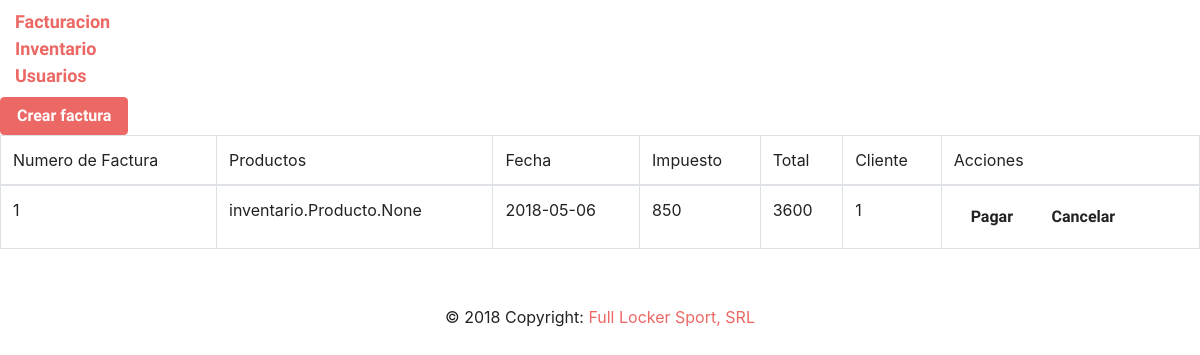
The page /facturacion/facturaList on the database as committed earlier.
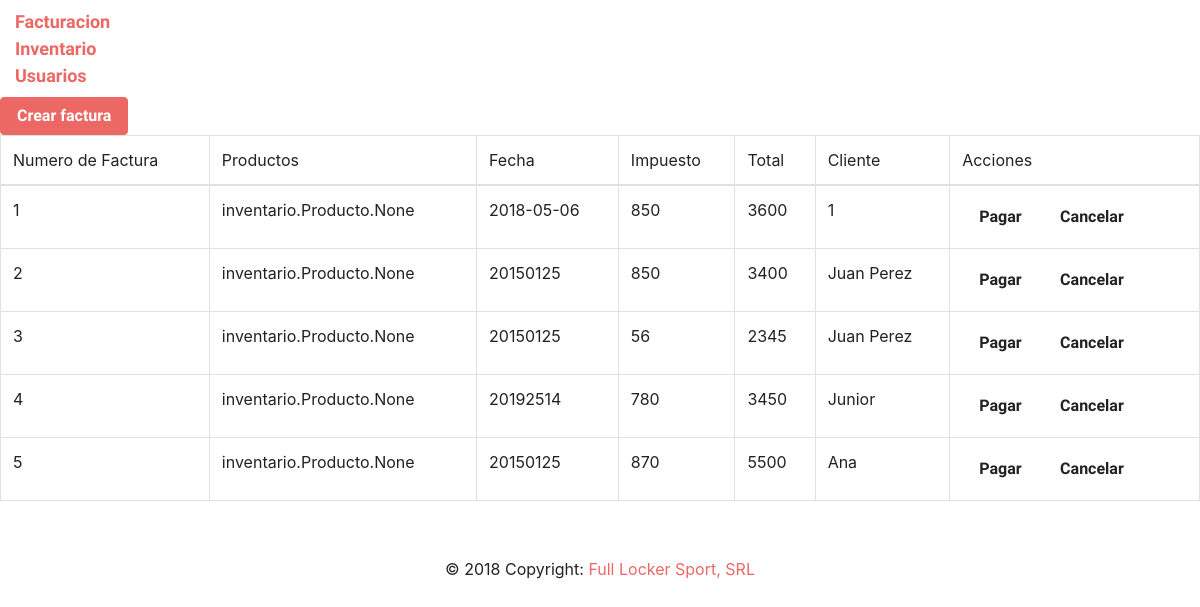
The same page on the database as committed later.
### facturacion/models.py (models this page shows, shortened)
class Factura(models.Model):
    numero_factura = models.AutoField(primary_key=True)
    productos = models.ManyToManyField(Producto)
    fecha = models.CharField(max_length=15, null=True)
    impuesto = models.IntegerField()
    total = models.IntegerField()
    cliente = models.CharField(max_length=15, null=True)

### facturacion/views.py (the view)
# urls.py: path('facturaList', views.FacturaList, name='facturaList'),
def FacturaList(request):
    facturas = Factura.objects.all()
    contexto = {'facturas': facturas }
    return render(request, 'facturacion/facturaList.html', contexto)

### templates/facturacion/facturaList.html
{% extends 'base/base.html' %}
{% block cuerpo %}
<a href="{% url 'facturar' %}" type='button' class="btn btn-primary">Crear factura</a>
<table class="table table-bordered">
    <thead>
        <tr>
            <td>Numero de Factura</td>
            <td>Productos</td>
            <td>Fecha</td>
            <td>Impuesto</td>
            <td>Total</td>
            <td>Cliente</td>
            <td>Acciones</td>
        </tr>
    </thead>
    <tbody>
        {% if facturas %}
        {% for factura in facturas %}
        <tr>
            <td>{{ factura.numero_factura }}</td>
            <td>{{ factura.productos }}</td>
            <td>{{factura.fecha}}</td>
            <td>{{factura.impuesto}}</td>
            <td>{{factura.total}}</td>
            <td>{{factura.cliente}}</td>
            <td>
                <a class="btn btn-secundary" href="">Pagar</a>
                <a class="btn btn-secundary" href="">Cancelar</a>
            </td>
          {% endfor %}
          {% else %}
          <h1>No existe facturas registrados</h1>
          {% endif %}
        </tr>
    </tbody>
</table>
{% endblock %}

### templates/base/base.html (shortened to what this page needs)
{% load static %}
<!DOCTYPE html>
<html lang="es">
<head>
	<link rel="stylesheet" type="text/css" href="{% static 'css/bootstrap.min.css' %}">
</head>
<body>
	{% block menu %}
	<nav class="navbar navbar-nav navbar-right">
  <div class="container-fluid">
    <div class="navbar-header">
      <ul class="nav navbar-nav">
      <li class="active"><a href="{% url 'facturaList' %}">Facturacion</a></li>
      <li class="active"><a href="{% url 'productoList' %}">Inventario</a></li>
      <li class="active"><a href="#">Usuarios</a></li>
    </ul>
    </div>
  </div>
</nav>
	{% endblock %}
	{% block cuerpo %}{% endblock %}
</body>
<footer>
<footer class="page-footer font-small blue pt-4">
  <div class="footer-copyright text-center py-3">© 2018 Copyright:
    <a href="#"> Full Locker Sport, SRL</a>
  </div>
</footer>
</html>

Rows that differ between the two databases and show on the page:
added Factura: numero_factura "2", productos "inventario.Producto.None", fecha "20150125", impuesto "850", total "3400", cliente "Juan Perez"
added Factura: numero_factura "3", productos "inventario.Producto.None", fecha "20150125", impuesto "56", total "2345", cliente "Juan Perez"
added Factura: numero_factura "4", productos "inventario.Producto.None", fecha "20192514", impuesto "780", total "3450", cliente "Junior"
added Factura: numero_factura "5", productos "inventario.Producto.None", fecha "20150125", impuesto "870", total "5500", cliente "Ana"
